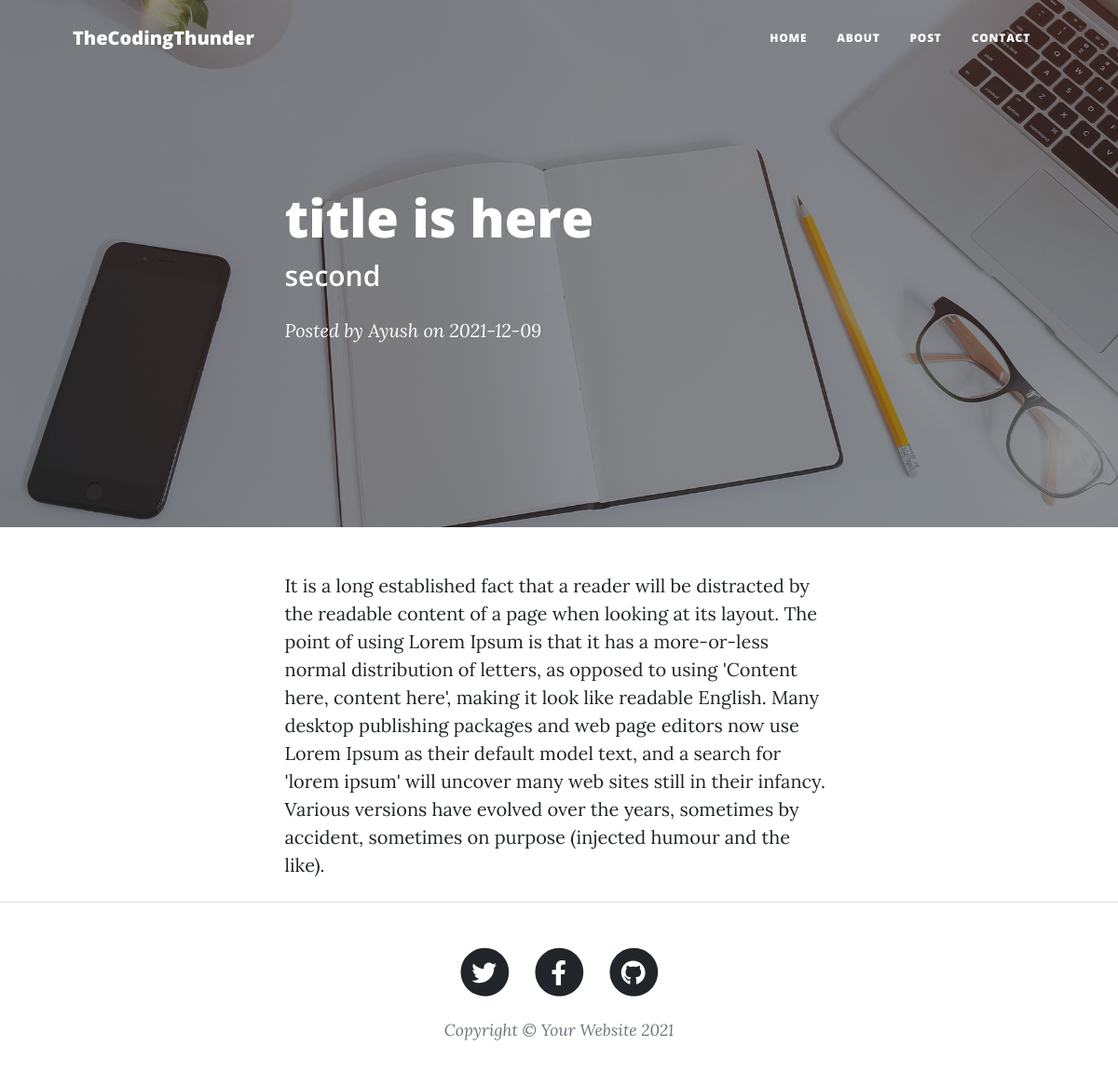
The page /post/second on the database its author committed.
### main.py (models this page shows)
class Posts(db.Model):
    sno = db.Column(db.Integer, primary_key=True)
    title = db.Column(db.String(80), nullable=False)
    by = db.Column(db.String(80), nullable=False)
    slug = db.Column(db.String(80), nullable=False)
    content = db.Column(db.Text, nullable=False)
    date = db.Column(db.String(80), nullable=False)
    img_file = db.Column(db.String(80), nullable=False)

### main.py (the view)
@app.route('/post/<string:post_slug>', methods=['GET'])
def post_route(post_slug):
    single_post = Posts.query.filter_by(slug=post_slug).first()
    return render_template('post.html', post=single_post)

### templates/post.html
{% extends "layout.html" %}
{% block body %}
        {% set fname = 'assets/img/' + post.img_file %}
        <header class="masthead" style="background-image: url('   {{ url_for( 'static', filename=fname) }}')">
            <div class="container position-relative px-4 px-lg-5">
                <div class="row gx-4 gx-lg-5 justify-content-center">
                    <div class="col-md-10 col-lg-8 col-xl-7">
                        <div class="post-heading">
                            <h1>{{ post.title }}</h1>
                            <h2 class="subheading">{{ post.slug }}</h2>
                            <span class="meta">
                                Posted by
                                <a href="#!">{{post.by}}</a>
                                on {{post.date}}
                            </span>
                        </div>
                    </div>
                </div>
            </div>
        </header>
        <article class="mb-4">
            <div class="container px-4 px-lg-5">
                <div class="row gx-4 gx-lg-5 justify-content-center">
                    <div class="col-md-10 col-lg-8 col-xl-7">
                        {{ post.content }}
                    </div>
                </div>
            </div>
        </article>
        {% endblock %}

### rows shown on the page
Posts: title "title is here", slug "second", by "Ayush", date "2021-12-09", content "It is a long established fact that a reader will be distracted by the readable content of a page when looking at its layout. The point of using Lorem Ipsum is that it has a more-or-less normal distribution of letters, as opposed to using 'Content here, content here', making it look like readable English. Many desktop publishing packages and web page editors now use Lorem Ipsum as their default model text, and a search for 'lorem ipsum' will uncover many web sites still in their infancy. Various versions have evolved over the years, sometimes by accident, sometimes on purpose (injected humour and the like)."
